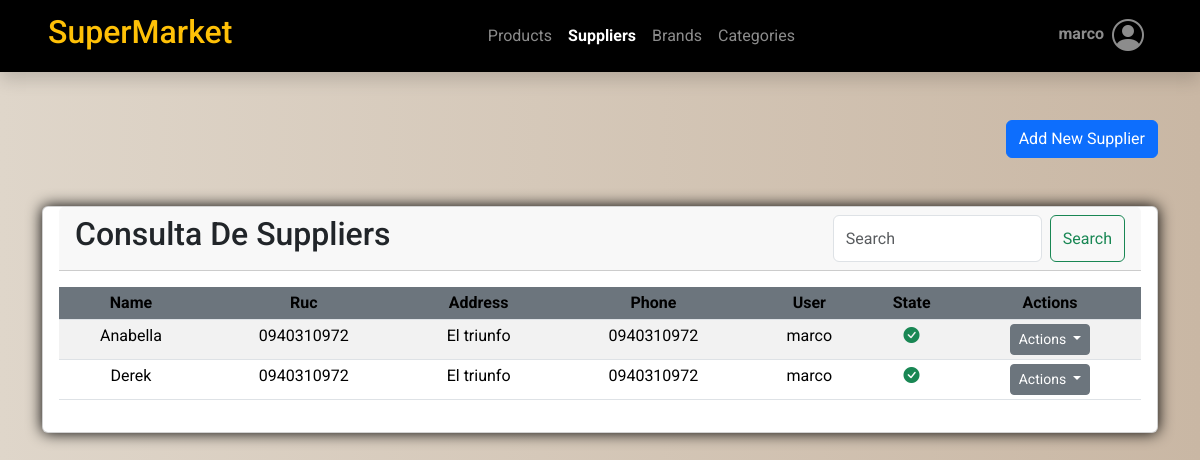
The page /suppliers/ (signed in) on the database its author committed.
### ventas/models.py (models this page shows, shortened)
class Company(models.Model):
    business_name = models.CharField(max_length=100)
    ruc = models.BigIntegerField(unique=True)  # BigIntegerField si el RUC puede ser un número grande

class Supplier(models.Model):
    name = models.CharField(max_length=100)
    ruc = models.CharField(max_length=13,validators=[valida_cedula])
    address = models.CharField(max_length=200)
    phone = models.CharField(max_length=20,validators=[phone_regex])
    user = models.ForeignKey(User,on_delete=models.CASCADE)
    created = models.DateTimeField(auto_now_add=True)
    updated = models.DateTimeField(auto_now=True)
    state = models.BooleanField('Activo', default = True)
    objects = models.Manager()  # Manager predeterminado
    active_brands = ActiveBrandManager()  # Manager filtrado por state=True
    class Meta:
        verbose_name = 'Proveedor'
        verbose_name_plural = 'Proveedores'
        ordering = ['name']
        indexes = [models.Index(fields=['name']),]

### ventas/views.py (the view, shortened to what this page needs)
# urls.py: path('suppliers/', views.suppliers, name='suppliers'),
def suppliers(request):
    suppliers = Supplier.objects.all().order_by('id')
    if request.method == 'GET':
        query = request.GET.get('q')
        if query:
            suppliers = suppliers.filter(ruc__icontains=query)
        data = {
            "title1": "Suppliers",
            "title2": "Consulta De Suppliers",
            "form": SupplierForm(),
            'suppliers': suppliers,
            'company': company,
        }
        return render(request, 'ventas/suppliers/suppliers.html', data)

### ventas/forms.py
class SupplierForm(ModelForm):
    class Meta:
        model = Supplier
        fields = ['name', 'ruc', 'address', 'phone', 'state']

### templates/ventas/suppliers/suppliers.html (shortened to what this page needs)
{% extends 'base.html' %}
{% load static %}
{% block content %}
<div class="container mt-5">
    <div class="row">
        <div class="col text-end">
            <button type="button" class="btn btn-primary" data-bs-toggle="modal" data-bs-target="#modalCrearSupplier">
                Add New Supplier
            </button>
        </div>
    </div>
    <div class="row">
        <div class="col">
            <div class="card text-center my-5">
                <div class="card-header d-flex justify-content-between mx-3">
                    <h2>{{ title2 }}</h2>
                    <form class="d-flex" role="search" method="GET">
                        <input class="form-control me-2" type="search" name="q" id="search-input" placeholder="Search"
                            aria-label="Search" value="{{ request.GET.q }}">
                        <button class="btn btn-outline-success" type="submit" id="search-button">Search</button>
                    </form>
                </div>
                <div class="card-body">
                    <div class="table">
                        <table class="table table-striped text-center table-sm">
                            <thead>
                                <tr>
                                    <th class="bg-secondary">Name</th>
                                    <th class="bg-secondary">Ruc</th>
                                    <th class="bg-secondary">Address</th>
                                    <th class="bg-secondary">Phone</th>
                                    <th class="bg-secondary">User</th>
                                    <th class="bg-secondary">State</th>
                                    <th class="bg-secondary">Actions</th>
                                </tr>
                            </thead>
                            <tbody>
                                {% for supplier in suppliers %}
                                <tr>
                                    <td class="text-center">{{ supplier.name }}</td>
                                    <td class="text-center">{{ supplier.ruc }}</td>
                                    <td class="text-center">{{ supplier.address }}</td>
                                    <td class="text-center">{{ supplier.phone }}</td>
                                    <td class="text-center">{{ supplier.user }}</td>
                                    {% if supplier.state %}
                                    <td class="text-center"><i class="bi bi-check-circle-fill text-success"></i>
                                    </td>
                                    {% else %}
                                    <td class="text-center"><i class="bi bi-x-circle-fill text-danger"></i></td>
                                    {% endif %}
                                    <td class="text-center">
                                        <div class="dropdown-center">
                                            <button class="btn btn-secondary btn-sm dropdown-toggle" type="button"
                                                data-bs-toggle="dropdown" aria-expanded="false">
                                                Actions
                                            </button>
                                        </div>
                                    </td>
                                </tr>
                                {% endfor %}
                            </tbody>
                        </table>
                    </div>
                </div>
            </div>
        </div>
    </div>
</div>
{% endblock content %}

### templates/base.html (shortened to what this page needs)
<!doctype html>
<html lang="en">
<head>
    {% load static %}
    <link href="https://cdn.jsdelivr.net/npm/bootstrap@5.3.3/dist/css/bootstrap.min.css" rel="stylesheet"
>
    <link rel="stylesheet" href="https://cdn.jsdelivr.net/npm/bootstrap-icons@1.10.5/font/bootstrap-icons.css">
    <link rel="stylesheet" type="text/css" href="{% static 'css/main.css' %}">
</head>
<body>
    <header id="header" class="shadow">
        <nav class="navbar navbar-expand-lg bg-black navbar-dark sticky-top justify-content-between" id="nav">
            <a href="#" class="navbar-brand mx-5">
                <h2 class="text-warning">{{ company.business_name }}</h2>
            </a>
            <div class="collapse navbar-collapse flex-grow-0 mx-5" id="contenido-nav">
                <ul class="navbar-nav">
                    <li class="nav-item">
                        <a href="{% url 'ventas:products' %}"
                            class="nav-link {% if '/products/' in request.path %}active fw-bold{% endif %}">
                            Products
                        </a>
                    </li>
                    <li class="nav-item">
                        <a href="{% url 'ventas:suppliers' %}"
                            class="nav-link {% if '/suppliers/' in request.path %}active fw-bold{% endif %}">
                            Suppliers
                        </a>
                    </li>
                    <li class="nav-item">
                        <a href="{% url 'ventas:brands' %}"
                            class="nav-link {% if '/brands/' in request.path %}active fw-bold{% endif %}">
                            Brands
                        </a>
                    </li>
                    <li class="nav-item">
                        <a href="{% url 'ventas:categories' %}"
                            class="nav-link {% if '/categories/' in request.path %}active fw-bold{% endif %}">
                            Categories
                        </a>
                    </li>
                </ul>
            </div>
            <div class="collapse navbar-collapse flex-grow-0 mx-5" id="contenido-nav">
                <ul class="navbar-nav">
                    <li class="nav-item dropdown">
                        <div class="btn-group">
                            <a href="#" class="nav-link dropdown fs-3 d-flex align-items-center" id="btn-dropdown-informacion"
                                data-bs-toggle="dropdown" aria-haspopup="true" aria-expanded="true">
                                <div class="d-flex flex-column me-2 fw-bolder">
                                    {% if user.is_authenticated %}
                                    <span class="fs-6">{{ user.username }}</span>
                                    {% else %}
                                    <span>Guest</span>
                                    {% endif %}
                                </div>
                                <i class="bi bi-person-circle"></i>
                            </a>
                        </div>
                    </li>
                </ul>
            </div>
        </nav>
    </header>
    <main id="content">
        {% block content %}{% endblock content %}
    </main>
</body>
</html>

### static/css/main.css (style rules this page uses)
body { font-family: 'Roboto', sans-serif; margin: 0; padding: 0; color: #333333; background: linear-gradient(to right, rgb(231, 200, 170), rgb(223, 214, 202) 0%, #c9b7a4 100%); }
.card { box-shadow: 0 0 15px 0 black; }
.nav-link.dropdown { display: flex; align-items: center; padding: 0; }
.nav-link.dropdown .bi-person-circle { font-size: 2rem; }
.nav-link.dropdown .flex-column { display: flex; flex-direction: column; align-items: flex-start; margin-top: -4px; }

### rows shown on the page
Company: business_name "SuperMarket"
Supplier: name "Anabella", ruc "0940310972", address "El triunfo", phone "0940310972", user "marco", state True (drawn)
Supplier: name "Derek", ruc "0940310972", address "El triunfo", phone "0940310972", user "marco", state True (drawn)

### other values the page prints
{{ user.username }} "marco"
{{ title2 }} "Consulta De Suppliers"
